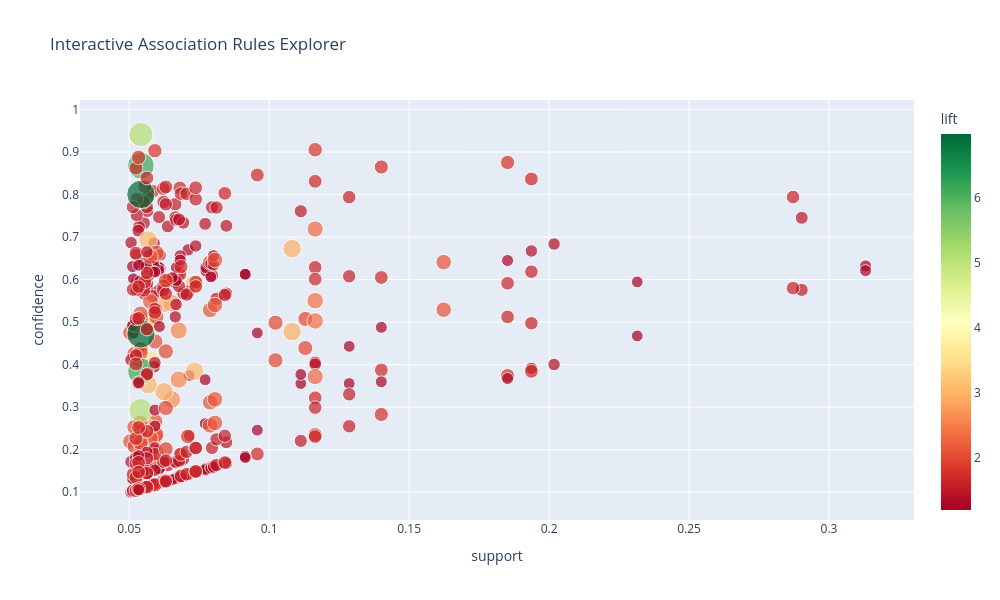

Notebook source saved alongside this figure:
### Code cell
# Interactive scatter with Plotly
rules_plot = rules.copy()
rules_plot['rule'] = rules_plot['antecedents_str'] + ' → ' + rules_plot['consequents_str']
fig = px.scatter(rules_plot, x='support', y='confidence', size='lift', color='lift',
                 hover_data=['rule', 'support', 'confidence', 'lift'],
                 color_continuous_scale='RdYlGn', title='Interactive Association Rules Explorer',
                 width=1000, height=600)
fig.show()
print("📊 Hover over bubbles to see rule details!")

### Figure 1 — Plotly figure (JSON) as saved in the notebook; plotly's stock layout.template omitted (floating-point values rounded to 4 significant figures; data arrays with more than 128 entries replaced by an {"elided": "..."} marker saying what was removed)
{"data": [{"customdata": {"elided": "386x2 mixed values"}, "hovertemplate": "support=%{x}<br>confidence=%{y}<br>lift=%{marker.color}<br>rule=%{customdata[0]}<extra></extra>", "legendgroup": "", "marker": {"color": {"elided": "386 float values"}, "coloraxis": "coloraxis", "size": {"elided": "386 float values"}, "sizemode": "area", "sizeref": 0.01745, "symbol": "circle"}, "mode": "markers", "name": "", "orientation": "v", "showlegend": false, "type": "scatter", "x": {"elided": "386 float values"}, "xaxis": "x", "y": {"elided": "386 float values"}, "yaxis": "y"}], "layout": {"coloraxis": {"colorbar": {"title": {"text": "lift"}}, "colorscale": [[0, "rgb(165,0,38)"], [0.1, "rgb(215,48,39)"], [0.2, "rgb(244,109,67)"], [0.3, "rgb(253,174,97)"], [0.4, "rgb(254,224,139)"], [0.5, "rgb(255,255,191)"], [0.6, "rgb(217,239,139)"], [0.7, "rgb(166,217,106)"], [0.8, "rgb(102,189,99)"], [0.9, "rgb(26,152,80)"], [1, "rgb(0,104,55)"]]}, "height": 600, "legend": {"itemsizing": "constant", "tracegroupgap": 0}, "title": {"text": "Interactive Association Rules Explorer"}, "width": 1000, "xaxis": {"anchor": "y", "domain": [0, 1], "title": {"text": "support"}}, "yaxis": {"anchor": "x", "domain": [0, 1], "title": {"text": "confidence"}}}}
